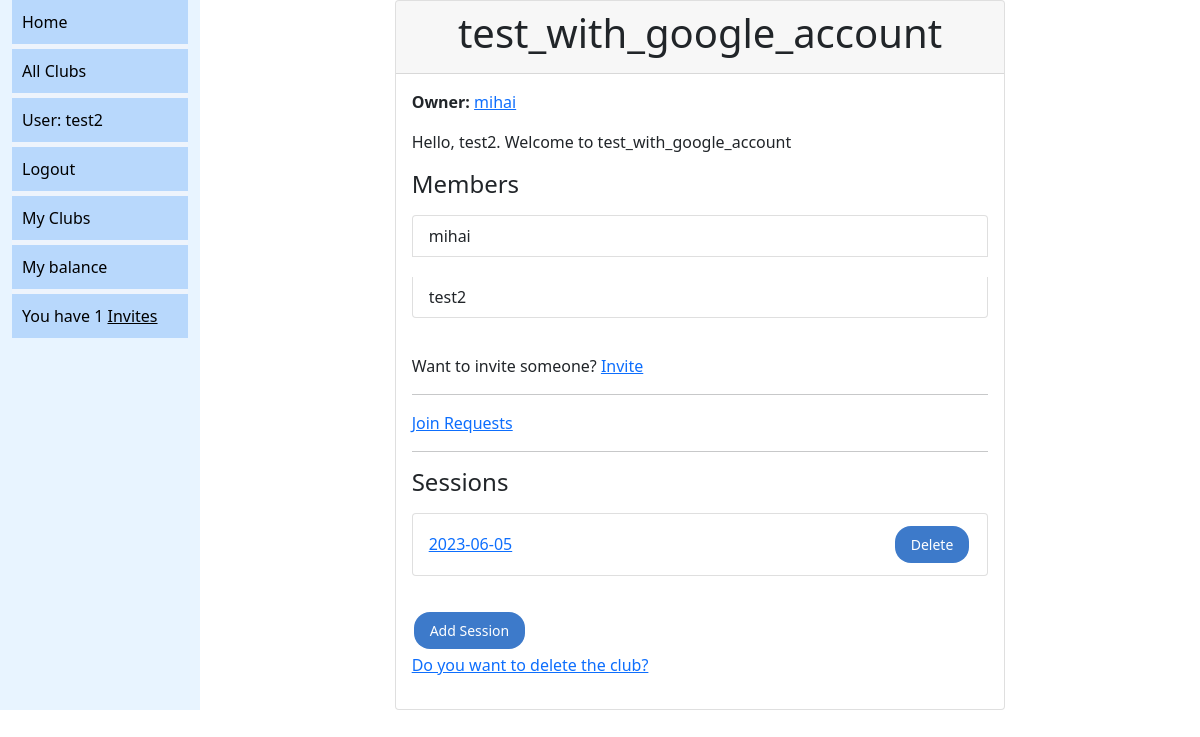
Page /club/1 (signed in) on the earlier database version.
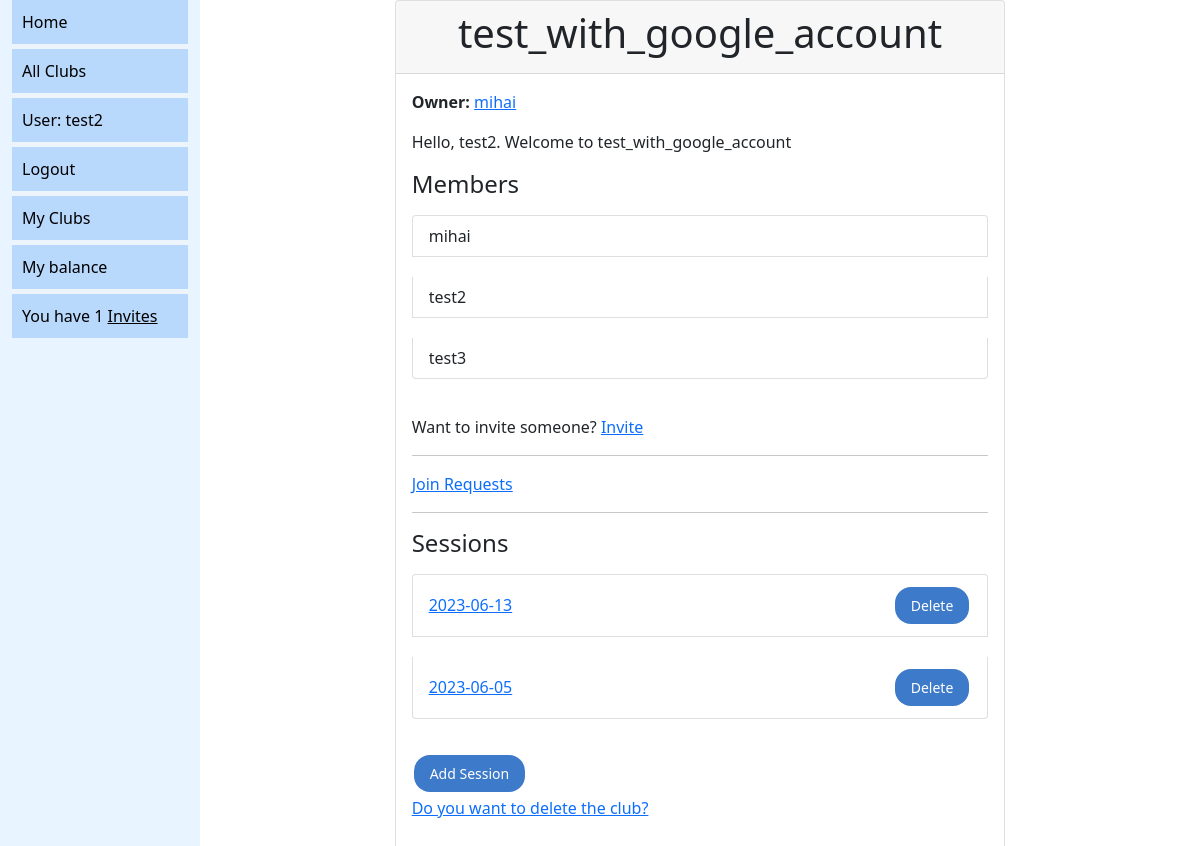
Same page on the later database version.
### accounts/models.py (models this page shows, shortened)
class CustomUser(AbstractUser):
    clubs = models.ManyToManyField('home.Club', help_text='Clubs this user is associated with')
    invites_sent = models.ManyToManyField('home.Invite', help_text='Invites sent by this user', related_name='invites_sent')
    invites_received = models.ManyToManyField('home.Invite', help_text='Invites received by this user', related_name='invites_received')
    sums = models.ManyToManyField('home.Sum', help_text='Sums assinged to this user')
    payments = models.ManyToManyField('home.payment', help_text='Payments involving this user')
    join_requests = models.ManyToManyField('home.JoinRequest')
    livesessions = models.ManyToManyField('home.LiveSession', help_text='livesessions')
    def __str__(self):
        return self.username
    class Meta:
        ordering = ['username']

### home/models.py (models this page shows)
class Session(models.Model):
    time_created = models.DateField(default=datetime.date(2000, 1, 1) )
    id = models.UUIDField(primary_key=True, default=uuid.uuid4, help_text='Unique ID for this particular session across whole sessions list')
    name = models.CharField(max_length=200, default = str(time_created))
    members = models.ManyToManyField('SessionMember', help_text='Add members to this session')
    parent_club = models.ForeignKey('Club', on_delete = models.CASCADE, default=None)
    sums = models.ManyToManyField('Sum')
    payments = models.ManyToManyField('Payment')
    bias = models.FloatField(default=0)
    STATUS_ = (
        ('o', 'open'),
        ('c', 'closed')
    )
    TYPE_ = (
        ('z', 'Zero Sum'), # zero sum calculates a zero sum between all members. The ballance should always reach 0.
        ('s', 'Split Sum') # split sum splits debt for all involved members.
    )
    type =  models.CharField(
        max_length=1,
        choices=TYPE_,
        blank=True,
        default='z',
        help_text='Type of session',
    )
    status =  models.CharField(
        max_length=1,
        choices=STATUS_,
        blank=True,
        default='o',
        help_text='Status of the session',
    )
    class Meta:
        ordering = ['-time_created']
    def get_absolute_url(self):
        return reverse('home:session-detail', args=[str(self.id)])

### home/views.py (the view)
# urls.py: path('club/<str:pk>', views.ClubDetailView.as_view(), name='club-detail'),
class ClubDetailView(LoginRequiredMixin, generic.DetailView):
    model = Club
    def get_context_data(self, **kwargs):
        context = super().get_context_data(**kwargs)
        u = self.request.user
        club = self.get_object()
        if u not in club.members.all():
            is_member = False
            context['is_member'] = is_member
        else:
            is_member = True
            helper_text = "Hello, " + str(u.username) + ". Welcome to " + club.name
            sessions_list = club.sessions.all()
            context['is_member'] = is_member
            context['sessions_list'] = sessions_list
            context['helper_text'] = helper_text
        return context

### home/models.py (called while the page is built)
    def get_absolute_url(self):
        return reverse('home:club-detail', args=[str(self.id)])

### home/templates/home/club_detail.html (shortened to what this page needs)
{% extends "base_generic.html" %}
{% block content %}
  <div class="container">
    <div class="row justify-content-center">
      <div class="col-md-8">
        <div class="card">
          <div class="card-header">
            <h1 class="text-center">{{ club.name }}</h1>
          </div>
          <div class="card-body">
            <p><strong>Owner:</strong> <a href="">{{ club.owner }}</a></p>
            <p class="mb-3"> {{ helper_text }} </p>
            {% if is_member %}
              <h4 class="mb-3">Members</h4>
              <ul class="list-group mb-3">
                {% for member in club.members.all %}
                  <li class="list-group-item">{{ member.username }}</li>
                {% endfor %}
              </ul>
              <p class="mb-3">
                Want to invite someone?  <a href="{{ club.get_absolute_url }}/invite"> Invite</a>
              </p>
              <hr>
              <p class="mb-3">
              <a href="{{ club.get_absolute_url }}/join-requests">Join Requests</a>
              </p>
              <hr>
              <h4 class="mb-3">Sessions</h4>
              <ul class="list-group">
                {% for session in sessions_list.all %}
                  <li class="list-group-item d-flex justify-content-between align-items-center">
                    <a href="{{ session.get_absolute_url }}">{{ session.name }}</a>
                    <button class="btn btn-sm btn-danger sessionDelete" data-session_id="{{ session.id }}">Delete</button>
                  </li>
                {% endfor %}
              </ul>
              <a class="btn btn-primary mt-3" href="{{club.get_absolute_url }}/create-session">Add Session</a>
              <p><a href="{{ club.get_absolute_url }}/delete">Do you want to delete the club?</a></p>
            {% endif %}
          </div>
        </div>
      </div>
    </div>
  </div>
{% endblock %}

### home/templates/base_generic.html (shortened to what this page needs)
<!DOCTYPE html>
<html lang="en">
<head>
  <link href="https://cdn.jsdelivr.net/npm/bootstrap@5.1.3/dist/css/bootstrap.min.css" rel="stylesheet">
  {% load static %}
  <link rel="stylesheet" href="{% static 'css/styles.css' %}">
</head>
<link rel="stylesheet" href="https://cdnjs.cloudflare.com/ajax/libs/Chart.js/2.8.0/Chart.min.css" />
<body>
  <div class="container-fluid">
    <div class="row">
      <div class="col-sm-2">
        {% block sidebar %}
          <ul class="sidebar-nav">
            <li><a href="{% url 'home:index' %}">Home</a></li>
            <li><a href="{% url 'home:clubs' %}">All Clubs</a></li>
            {% if user.is_authenticated %}
              <li class="username">User: {{ user.username }}</li>
              <li><a href="{% url 'account_logout' %}?next={{ request.path }}">Logout</a></li>
              <li><a href="{% url 'home:myclubs' %}">My Clubs</a></li>
              <li><a href="/mydebit/alltime">My balance</a></li>
              <li class="invites">You have {{ user.invites_received.count }} <a href="{% url 'home:myinvites' %}">Invites</a></li>
            {% else %}
              <li><a href="{% url 'account_login' %}?next={{ request.path }}">Login</a></li>
            {% endif %}
          </ul>
        {% endblock %}
      </div>
      <div class="col-sm-10">{% block content %}{% endblock %}</div>
    </div>
  </div>
</body>
</html>

Differences in the rows shown:
added CustomUser: username "test3"
added Session: name "2023-06-13"
